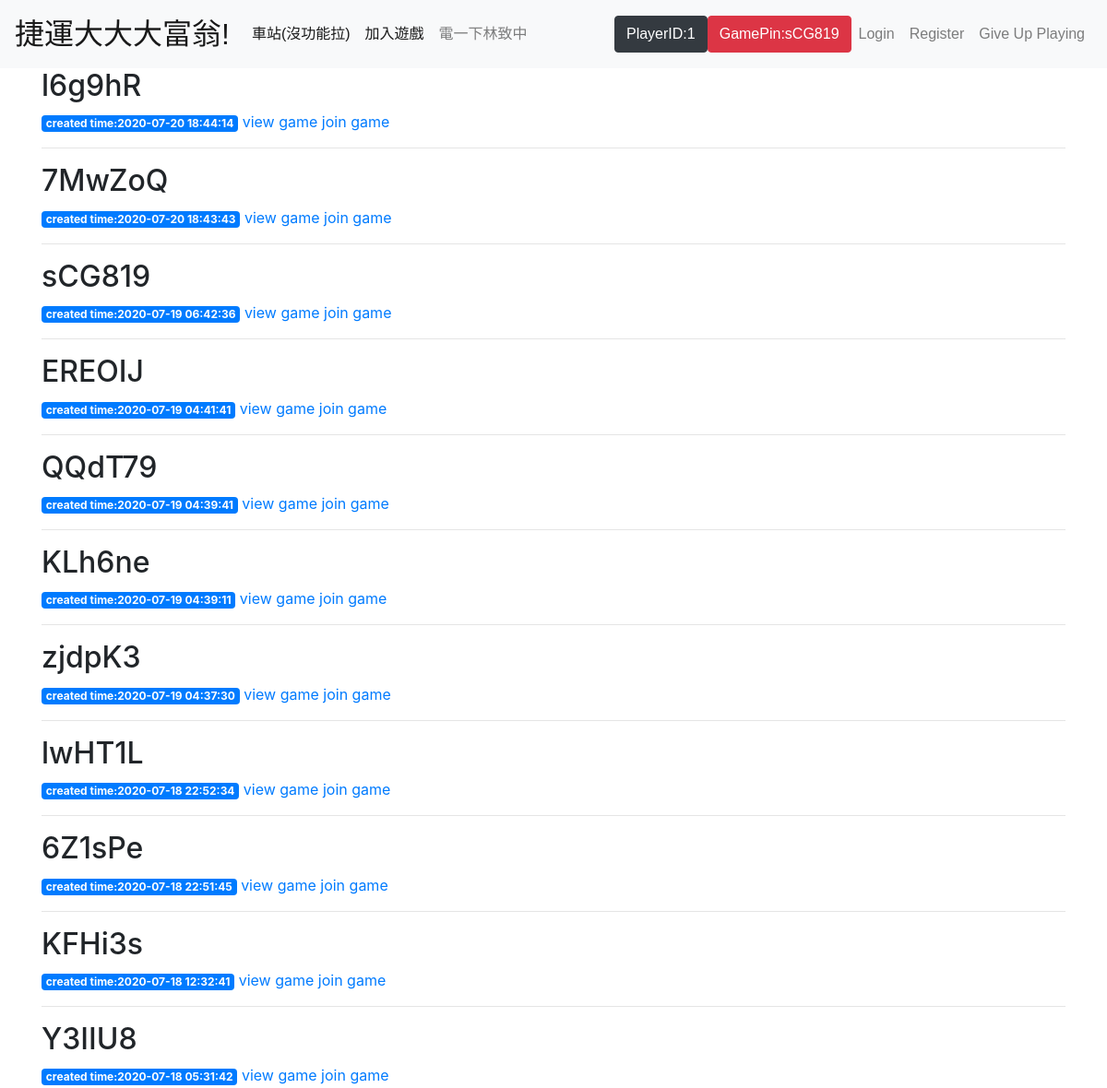
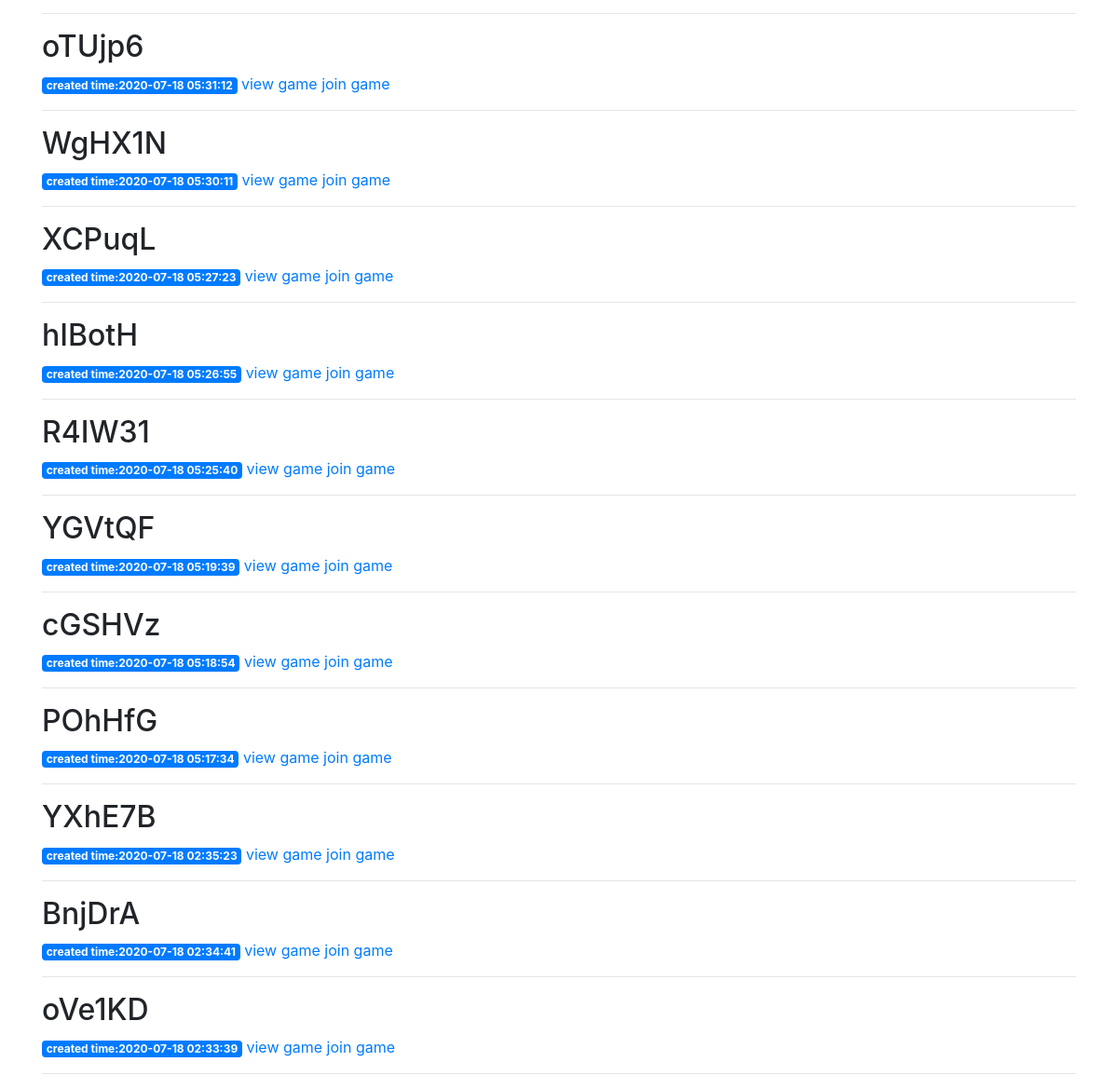
Screenshot of /games (signed in) with the database file from the repository (2 pictures, top to bottom).
### tables this page shows
CREATE TABLE games(
	id TEXT PRIMARY KEY,
	created_timestamp DATETIME DEFAULT CURRENT_TIMESTAMP,
	started_timestamp DATETIME,
	status TEXT,
	players_amount INTEGER
	
);

### app.py (the view)
@app.route('/games')
def showgames():
    games=Game.getAllGames()
    return render_template('games.html',games=games)

### scripts/db_conn.py (called while the page is built)
def get_db_connection(db_filename):
    path=os.path.join(os.sep.join(__file__.split(os.sep)[:-2]),'data'+os.sep+db_filename)#加上.splite3的路徑(\data\stations.sqlite)
    print('path=',path)
    conn=sqlite3.connect(path)
    conn.row_factory=sqlite3.Row
    return conn

### scripts/game.py (called while the page is built)
    @staticmethod
    def getAllGames():
        conn=get_db_connection(GAMES_DB_NAME)
        gameids=conn.execute('SELECT id FROM games ORDER BY created_timestamp DESC').fetchall()
        conn.close()
        return [Game(gameid[0]) for gameid in gameids]

    @staticmethod
    def getAllplayers(gameid):
        conn=get_db_connection(GAMES_DB_NAME)
        playerids=conn.execute(f'SELECT id FROM players WHERE gameid="{gameid}"').fetchall()
        conn.close()
        return [Player(playerid[0]) for playerid in playerids]

### templates/games.html (shortened to what this page needs)
{% extends 'base.html' %}
{% block content %}
    {% for game in games %}
        <div>
            <h2>{{game.gameid}}</h2>
            <span class="badge badge-primary">created time:{{game.created_timestamp}}</span>
            <span><a href="{{ url_for('showgame', gameid=game.gameid) }}">view game</a></span>
            <span><a href="{{url_for('joingame', gameid=game.gameid)}}">join game</a></span>
        </div>
        <hr>
    {% endfor %}
{% endblock %}

### rows the page displays
games: gameid "l6g9hR", created_timestamp "2020-07-20 18:44:14"
games: gameid "7MwZoQ", created_timestamp "2020-07-20 18:43:43"
games: gameid "sCG819", created_timestamp "2020-07-19 06:42:36"
games: gameid "EREOIJ", created_timestamp "2020-07-19 04:41:41"
games: gameid "QQdT79", created_timestamp "2020-07-19 04:39:41"
games: gameid "KLh6ne", created_timestamp "2020-07-19 04:39:11"
games: gameid "zjdpK3", created_timestamp "2020-07-19 04:37:30"
games: gameid "lwHT1L", created_timestamp "2020-07-18 22:52:34"
games: gameid "6Z1sPe", created_timestamp "2020-07-18 22:51:45"
games: gameid "KFHi3s", created_timestamp "2020-07-18 12:32:41"
games: gameid "Y3IIU8", created_timestamp "2020-07-18 05:31:42"
games: gameid "oTUjp6", created_timestamp "2020-07-18 05:31:12"
games: gameid "WgHX1N", created_timestamp "2020-07-18 05:30:11"
games: gameid "XCPuqL", created_timestamp "2020-07-18 05:27:23"
games: gameid "hIBotH", created_timestamp "2020-07-18 05:26:55"
games: gameid "R4IW31", created_timestamp "2020-07-18 05:25:40"
games: gameid "YGVtQF", created_timestamp "2020-07-18 05:19:39"
games: gameid "cGSHVz", created_timestamp "2020-07-18 05:18:54"
games: gameid "POhHfG", created_timestamp "2020-07-18 05:17:34"
games: gameid "YXhE7B", created_timestamp "2020-07-18 02:35:23"
games: gameid "BnjDrA", created_timestamp "2020-07-18 02:34:41"
games: gameid "oVe1KD", created_timestamp "2020-07-18 02:33:39"

### other values shown
{{ session['player_id'] }} "1"
{{ session['game'] }} "sCG819"
